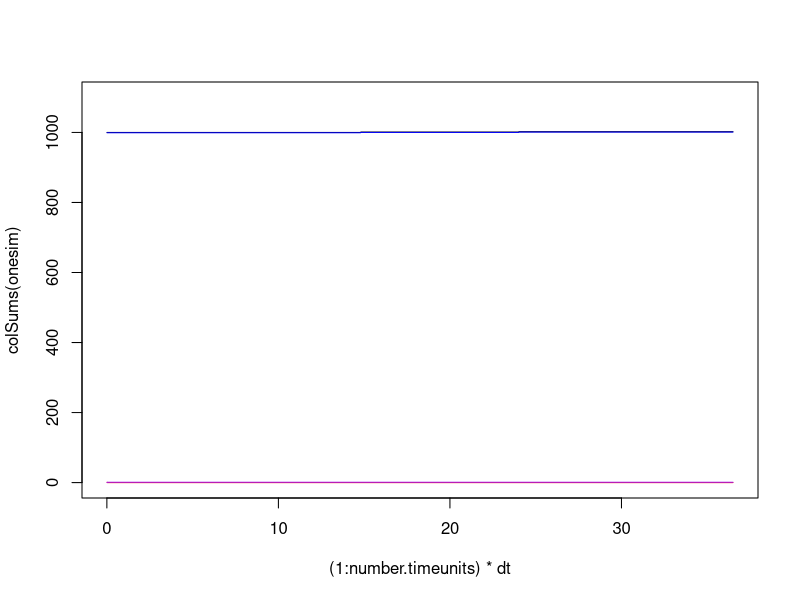
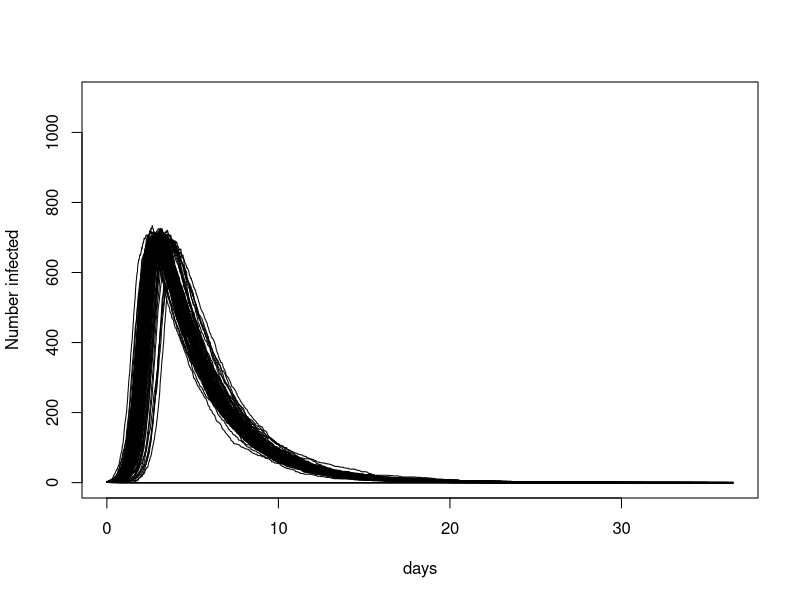

These charts were generated, in order, by the following R code:
#simple stochastic SIR model with births and deaths


SIR_simulation <-function (gamma,mu,beta,N,dt,number.timeunits){
	model.output=matrix(0,nrow=3,ncol=number.timeunits)

	#initialise model
	#row1 = S
	#row2 = I
	#row3 = R

	model.output[1,1]=N-1
	model.output[2,1]=1 #assume one infected individual at start

	#run stochastic model
	for(i in 2:number.timeunits){
		#evaluate random number leaving S(incidence and death)
		prob.inc = dt*beta*model.output[2,(i-1)]/(sum(model.output[,(i-1)]))
		prob.death = mu*dt
		inc.death.remainS = rmultinom(1,model.output[1,(i-1)],c(
				prob.inc,prob.death,1-(prob.inc + prob.death)))

		#evaluate random number leaving I (recovery and death)
		prob.rec = dt * gamma
	
		rec.death.remainI = rmultinom(1,model.output[2,(i-1)],c(prob.rec,prob.death,1-(prob.rec + prob.death)))

		#evaluate random number leaving R
		death.remainR = rmultinom(1,model.output[3,(i-1)],c(prob.death,1-prob.death))

		#evaluate number of births
		births = rbinom(1,sum(model.output[,(i-1)]),mu*dt)

		#update timestep
		model.output[1,i] = model.output[1,(i-1)] + births - sum(inc.death.remainS[1:2])
		model.output[2,i] = model.output[2,(i-1)] + inc.death.remainS[1] - sum(rec.death.remainI[1:2])
		model.output[3,i] = model.output[3,(i-1)] + rec.death.remainI[1] - death.remainR[1]
  

	}
	return(model.output)
}

R0=1.2
gamma = 1/3 #(3 days duration infection)

mu = 1/(60*365) #(life expectancy = 60 years)

beta = R0/(gamma + mu)

N=1000

dt = 0.01

number.timeunits = 365*0.1*(1/dt)

onesim=SIR_simulation(gamma,mu,beta,N,dt,number.timeunits)

plot((1:number.timeunits)*dt,colSums(onesim),type="l",ylim=c(0,N*1.1)) #total population - should be approximately constant
lines((1:number.timeunits)*dt,onesim[1,],col="blue")#S
lines((1:number.timeunits)*dt,onesim[2,],col="red")#I
lines((1:number.timeunits)*dt,onesim[3,],col="purple")#R

#100 simulations
nsims=100
results=array(0,c(3,number.timeunits,nsims))

for(i in 1:nsims){
	results[,,i]=SIR_simulation(gamma,mu,beta,N,dt,number.timeunits)
}
plot((1:number.timeunits)*dt,results[2,,1],type="l",ylim=c(0,N*1.1),xlab="days",ylab="Number infected") #total population - should be approximately constant
for(i in 2:nsims){
	lines((1:number.timeunits)*dt,results[2,,i]) #total population - should be approximately constant
}